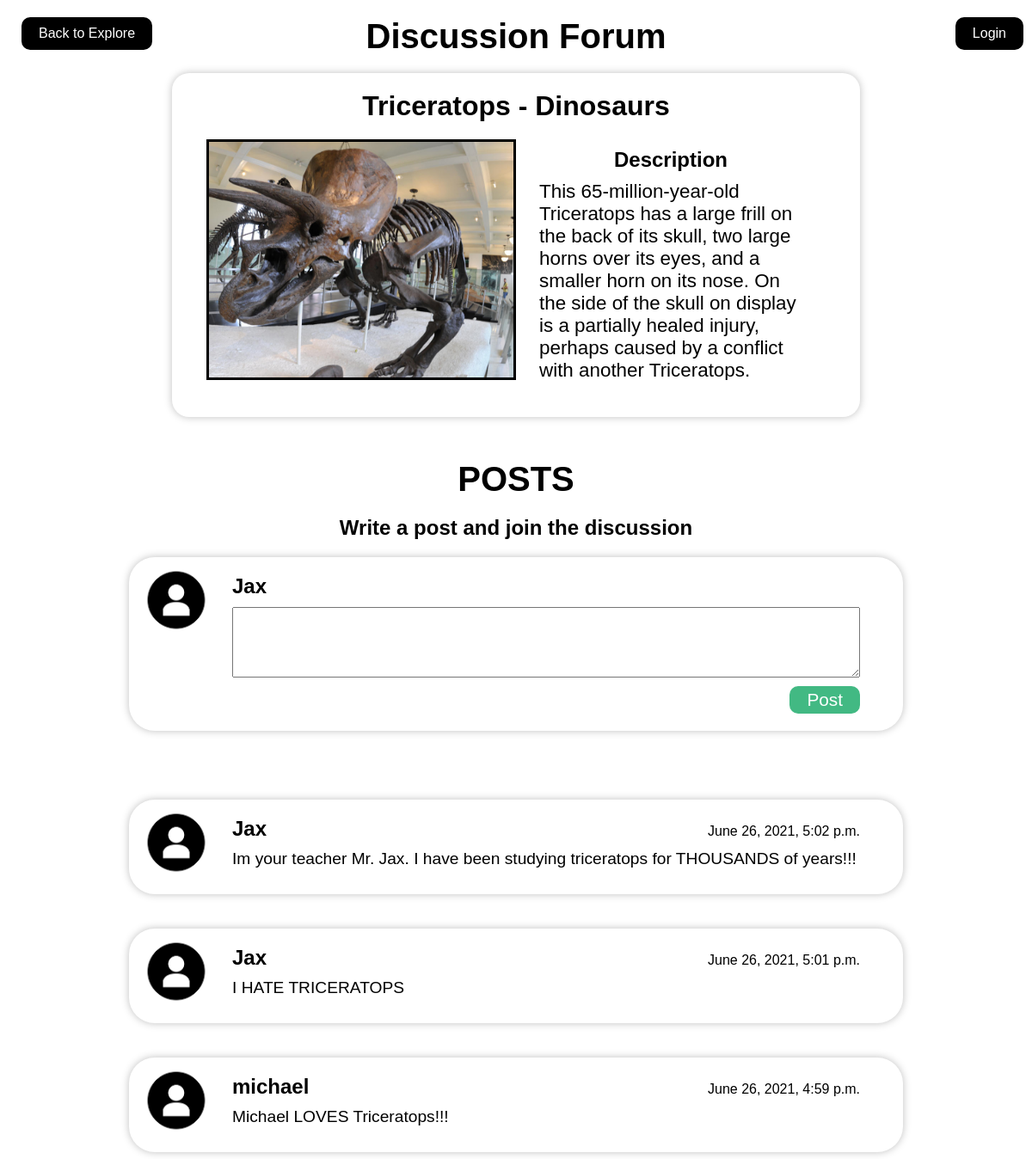
The page /discussion/7 (signed in) on the database its author committed.
### backend/models.py (models this page shows, shortened)
class Item(models.Model):
    name = models.CharField(max_length=200)
    category = models.CharField(max_length=200, default="Dinosaurs")
    description = models.CharField(max_length=5000)
    description = models.TextField()
    img_url = models.URLField(null=True, blank=True)
    img = models.ImageField(null=True, upload_to='images/')

class User(models.Model):
    username = models.CharField(max_length=64, unique=True)
    password = models.CharField(max_length=64)
    name = models.CharField(max_length=64)

class DiscussionPost(models.Model):
    item = models.ForeignKey(Item, on_delete=models.CASCADE)
    user = models.ForeignKey(User, on_delete=models.CASCADE)
    time = models.DateTimeField(auto_now=True)
    post = models.TextField(null=True, blank=True)

### backend/views.py (the view, shortened to what this page needs)
# urls.py: path('discussion', views.discussion, name="discussion"),
def discussion(request, item_pk=2):
    if request.method == 'GET':
        dps = DiscussionPost.objects.filter(item=Item.objects.get(id=item_pk))
        print(dps)
        item = Item.objects.get(id=item_pk)
        data = {"posts":dps, "item":item, "loggedIn": False}
        if "username" in request.session:
            loggedIn = True
            user = User.objects.get(username=request.session["username"])
            data.update({"loggedIn": loggedIn, "user": user})
        return render(request, "discussion.html", data)

### backend/templates/discussion.html (shortened to what this page needs)
<!DOCTYPE html>
<html>
    <head>
        <link rel="stylesheet" href="../static/style.css">
        <h1 class="title-discussion">Discussion Forum</h1>
    </head>
    <body>
        <a class="back-button" style="" href="../" onclick="backButton()">Back to Explore</a>
        <a class="back-discuss">Login</a>
        <main class="artifact" style="height: 50%; width: 800px;">
            <h1>{{ item.name }} - {{ item.category }}</h1>
            <div style="height: 20px;"></div>
            <div class="artifact__content">
                <div style="background-image: url({{ item.img.url }});" class="img"></div>
                <div class="text">
                    <h3>Description</h3>
                    <p>{{ item.description | linebreaksbr }}</p>
                </div>
            </div>
            <div style="height: 20px;"></div>
        </main>
        <div style="height: 30px;"></div>
        <h1 style="text-align: center; margin: auto;font-size: 2.5rem; padding: 20px 0px;">POSTS</h1>
        <h3 style="font-size: 1.5rem; text-align: center; margin:auto;">Write a post and join the discussion</h3>
        <div style="height: 20px;"></div>
        <form class="discussion" method="POST">
            <img src="../static/images/usericon.png" alt="">
            <div class="discussion__text">
                <header>
                    <h3>{{ user.name }}</h3>
                </header>
                <textarea id="textarea" name="textarea" rows="4" cols="50"></textarea>
                <button type="submit">Post</button>
            </div>
        </form>
        <div style="height: 40px;"></div>
        <div style="display: flex; flex-direction: column-reverse;">
        {% for item in posts %}
            <section class="discussion">
                <img src="../static/images/usericon.png" alt="">
                <div class="discussion__text">
                    <header>
                        <h3>{{ item.user.name }}</h3>
                        <h4>{{ item.time }}</h4>
                    </header>
                    <p>{{ item.post }}</p>
                </div>
            </section>
            <div style="height: 40px;"></div>
        {% endfor %}
        </div>
        <div style="height: 50px;"></div>
    </body>
</html>

### backend/static/style.css (style rules this page uses)
* { box-sizing: border-box; margin: 0; padding: 0; }
body, html { width: 100vw; height: 100%; }
body { font-family: Arial, Helvetica, sans-serif; position: relative; }
.back-button { position: absolute; background-color: black; color: white; height: fit-content; border: none; display: block; text-decoration: none; text-align: center; padding: 10px 20px; border-radius: 10px; margin-top: 15px; margin-left: 15px; top: 5px; left: 10px; width: fit-content; }
.artifact { background-color: white; border: none; width: 80%; height: 75%; position: relative; border-radius: 20px; box-shadow: 0px 0px 10px 0px #bfbfbf; margin: auto; }
.artifact > h1 { margin: auto; text-align: center; padding-top: 20px; }
.artifact__content { width: 90%; display: flex; flex-direction: row; align-items: stretch; height: 70%; margin: auto; }
.artifact__content > div { width: 50%; }
.artifact__content > .text { overflow: scroll; }
.artifact__content > .text > p { width: 85%; margin: auto; margin-top: 10px; font-size: 1.4rem; }
.artifact__content > .text > h3 { margin: auto; text-align: center; font-size: 1.5rem; margin-top: 10px; }
.artifact__content > .img { background-size: cover; background-position: center; border: solid 3px black; }
.discussion { width: 75%; margin: auto; display: flex; flex-direction: row; justify-content: flex-start; box-shadow: 0px 0px 10px 0px #bfbfbf; border-radius: 30px; }
.discussion > img { height: 80px; width: 80px; margin-top: 10px; margin-left: 15px; }
.discussion__text { flex: 1; padding: 20px 50px 20px 25px; }
.discussion__text > header { display: flex; flex-direction: row; justify-content: space-between; align-items: baseline; }
.discussion__text > header > h3 { font-size: 1.5rem; }
.discussion__text > header > h4 { font-weight: 200; font-size: 1rem; }
.discussion__text > p { font-size: 1.2rem; padding: 10px 0px; }
.discussion__text > button { display: block; font-size: 1.3rem; padding: 4px 20px; background-color: #42b983; color: white; float: right; border: none; border-radius: 10px; margin-top: 10px; }
.discussion__text > textarea { display: block; width: 100%; resize: vertical; padding: 10px 20px; margin-top: 10px; }

### backend/templates/discussion.html (style rules this page uses)
.title-discussion { text-align: center; margin: auto; font-size: 2.5rem; padding: 20px 0px; }
p { font-size: 2rem; }
.back-discuss { position: absolute; background-color: black; color: white; width: 100px; height: fit-content; border: none; display: block; text-decoration: none; text-align: center; padding: 10px 20px; border-radius: 10px; margin-top: 15px; margin-left: 15px; top: 5px; right: 10px; width: fit-content; }

### rows shown on the page
Item: name "Triceratops", category "Dinosaurs", img (picture), description "This 65-million-year-old Triceratops has a large frill on the back of its skull, two large horns over its eyes, and a smaller horn on its nose. On the side of the skull on display is a partially healed injury, perhaps caused by a conflict with another Triceratops."
User: name "Jax"
DiscussionPost: user.name "michael", time "June 26, 2021, 4:59 p.m.", post "Michael LOVES Triceratops!!!"
DiscussionPost: user.name "Jax", time "June 26, 2021, 5:01 p.m.", post "I HATE TRICERATOPS"
DiscussionPost: user.name "Jax", time "June 26, 2021, 5:02 p.m.", post "Im your teacher Mr. Jax. I have been studying triceratops for THOUSANDS of years!!!"
